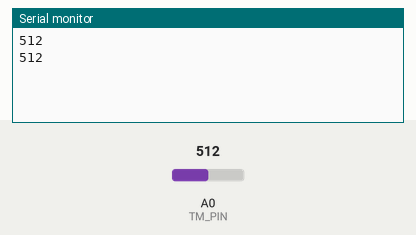
Recording of a sketch running on a simulated Arduino Uno, built with avr-gcc and run on an emulated ATmega328P. On the bench: the last lines printed to the serial monitor. Inputs (shaded band) come from the test bench; at power-on: A0 (TM_PIN) = 512.

Above: at 2.8 s.
2.9 s: A0 (TM_PIN) set to 716
At 3.6 s:
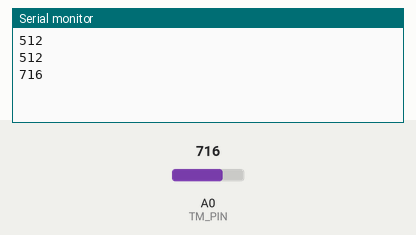
4.4 s: A0 (TM_PIN) set to 900
At 5.8 s:
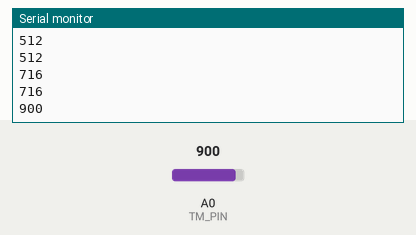
Timing chart, 0 to 7.4 s (numbered marks = the images above; inputs shaded):
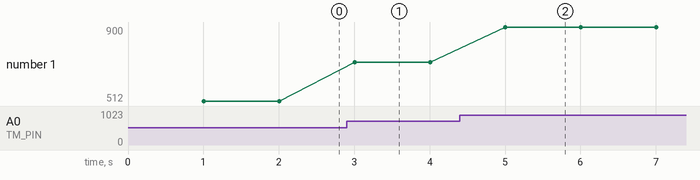

Measured:
- after the input at 2.9 s, the serial monitor: prints a new line after 0.10 s (image 1)
- after the input at 4.4 s, the serial monitor: prints a new line after 0.61 s (image 2)
- plotted number 1: 512 → 716 after the input at 2.9 s, 716 → 900 after the input at 4.4 s

The sketch:

temperature.ino
```cpp
int TM_PIN = A0;
int last_reading_time = 0;


void setup() {
  // put your setup code here, to run once:
  Serial.begin(9600);
  //analogReference(INTERNAL);
}

void loop() {
  // put your main code here, to run repeatedly:

  int now = millis();
  if(now - last_reading_time > 1000) // only measure with 1s delay
  {
    int reading = analogRead(TM_PIN);
    //int temp = reading / 9.31;
    int temp = (5.0 * reading * 100.0) / 1024;
    Serial.println(reading);
    last_reading_time = now;
  }
}
```
